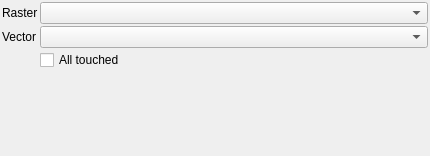
<?xml version="1.0" encoding="UTF-8"?>
<ui version="4.0">
 <class>Form</class>
 <widget class="QWidget" name="Form">
  <property name="geometry">
   <rect>
    <x>0</x>
    <y>0</y>
    <width>430</width>
    <height>156</height>
   </rect>
  </property>
  <property name="windowTitle">
   <string>Form</string>
  </property>
  <layout class="QFormLayout" name="formLayout">
   <property name="horizontalSpacing">
    <number>2</number>
   </property>
   <property name="verticalSpacing">
    <number>2</number>
   </property>
   <property name="leftMargin">
    <number>2</number>
   </property>
   <property name="topMargin">
    <number>2</number>
   </property>
   <property name="rightMargin">
    <number>2</number>
   </property>
   <property name="bottomMargin">
    <number>2</number>
   </property>
   <item row="0" column="0">
    <widget class="QLabel" name="label">
     <property name="text">
      <string>Raster</string>
     </property>
    </widget>
   </item>
   <item row="0" column="1">
    <widget class="QgsMapLayerComboBox" name="cbRasterLayer"/>
   </item>
   <item row="4" column="0">
    <widget class="QLabel" name="label_2">
     <property name="enabled">
      <bool>true</bool>
     </property>
     <property name="text">
      <string>Vector</string>
     </property>
    </widget>
   </item>
   <item row="4" column="1">
    <widget class="QgsMapLayerComboBox" name="cbVectorLayer">
     <property name="enabled">
      <bool>true</bool>
     </property>
     <property name="allowEmptyLayer">
      <bool>true</bool>
     </property>
    </widget>
   </item>
   <item row="5" column="1">
    <widget class="QCheckBox" name="mCbTouched">
     <property name="toolTip">
      <string>Activate to extract all touched pixels, not only those entirely covered by a geometry.</string>
     </property>
     <property name="text">
      <string>All touched</string>
     </property>
    </widget>
   </item>
   <item row="6" column="1">
    <widget class="QTextEdit" name="tbInfo">
     <property name="sizePolicy">
      <sizepolicy hsizetype="Preferred" vsizetype="Preferred">
       <horstretch>0</horstretch>
       <verstretch>0</verstretch>
      </sizepolicy>
     </property>
     <property name="minimumSize">
      <size>
       <width>0</width>
       <height>25</height>
      </size>
     </property>
     <property name="styleSheet">
      <string notr="true">background-color: rgba(255, 255, 255, 0);</string>
     </property>
     <property name="frameShape">
      <enum>QFrame::NoFrame</enum>
     </property>
     <property name="readOnly">
      <bool>true</bool>
     </property>
    </widget>
   </item>
   <item row="7" column="1">
    <spacer name="verticalSpacer">
     <property name="orientation">
      <enum>Qt::Vertical</enum>
     </property>
     <property name="sizeHint" stdset="0">
      <size>
       <width>20</width>
       <height>40</height>
      </size>
     </property>
    </spacer>
   </item>
  </layout>
 </widget>
 <customwidgets>
  <customwidget>
   <class>QgsMapLayerComboBox</class>
   <extends>QComboBox</extends>
   <header>qgsmaplayercombobox.h</header>
  </customwidget>
 </customwidgets>
 <resources/>
 <connections/>
</ui>
